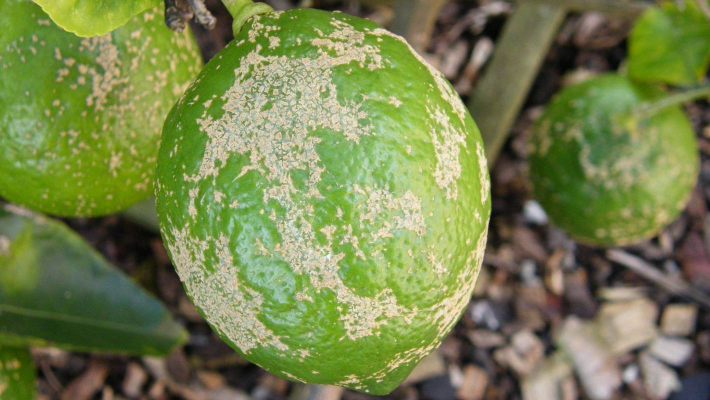
#> input picture release/windows-server/oranges/scab/Image_21.jpg, 1420 x 800 px (shown at 1/2 size); its folder holds only this picture in this run
$ python -i obtenerTexto.py   (imports and definitions only)
#> lines starting #> are read from the running program, lines starting #| are printed output that depends on the picture; after the words box and inside, x2 and y2 are one past the last pixel; in counts of white or black regions, pixels touching at a corner belong together
import numpy as np
import cv2
import os

distancia = 48

# [18 lines left out: function tr_colores, not called in this run]

def obtenerTextoConImagen(imagen):
    global distancia
    distancia = 48
    aux = 0
    auxY=0
    if(os.path.exists("map.txt")):
        os.remove("map.txt")

    def escribirTextoMatriz(matriz):
        with open('map.txt','w') as file:
            filas,cols=matriz.shape
            for i in range(filas):
                for j in range(cols):
                    file.write(matriz[i][j]+' ')
                file.write('\n')

    # [15 lines left out: function escribirTexto, not called in this run]

    def calcular_centro(contour,esY):
        m = cv2.moments(contour)
        if m["m00"] != 0:
            if esY:
                ratio = m["m01"] / m["m00"]
            else:
                ratio = m["m10"] / m["m00"]
        else:
            ratio = 0.0
        return ratio

    # Load image
    img = cv2.imread(imagen)
#> img is the input picture: shape (800, 1420, 3); mean B, G, R 78.1, 130.2, 119.2

    # Define upper and lower bounds for vegetation detection
    upperbound = np.array([70,255,50])# np.array([70, 255, 175])
    lowerbound = np.array([0, 0, 0])

    # Create mask for vegetation detection
    mask = cv2.inRange(img, lowerbound, upperbound)
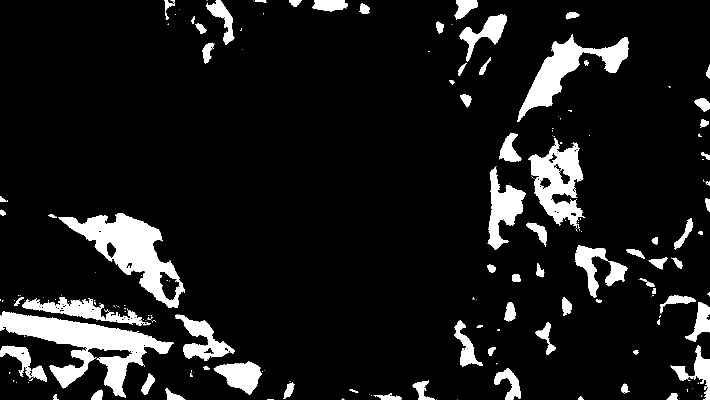
#> mask: shape (800, 1420) (shown at 1/2 size); 9.9% white; 218 white regions (136 under 20 px), largest, box (x1, y1, x2, y2) and area: (0, 623, 348, 795) 19692, (117, 426, 370, 616) 16332, (1034, 69, 1257, 244) 10678

    # Apply mask to original image
    masked_img = cv2.bitwise_and(img, img, mask=mask)
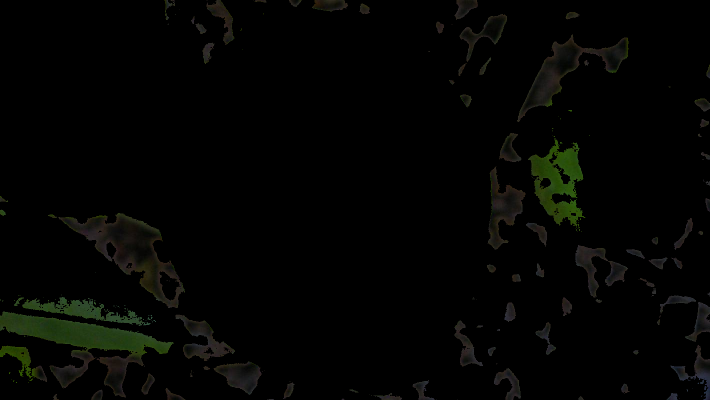
#> masked_img: shape (800, 1420, 3) (shown at 1/2 size); mean B, G, R 2.4, 4, 3.5

    # Convert image to grayscale and apply blur
    gray_img = cv2.cvtColor(masked_img, cv2.COLOR_BGR2GRAY)
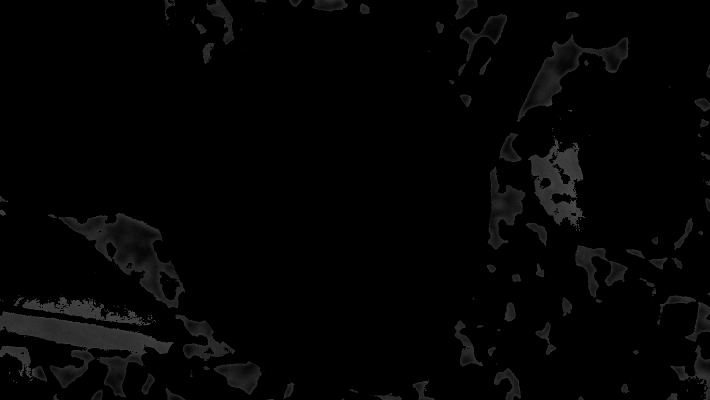
#> gray_img: shape (800, 1420) (shown at 1/2 size); min 0, max 74, mean 3.7
    blur = cv2.GaussianBlur(gray_img, (19, 19), 0)

    # Apply Otsu threshold
    _, thr = cv2.threshold(blur, 0, 255, cv2.THRESH_BINARY + cv2.THRESH_OTSU)
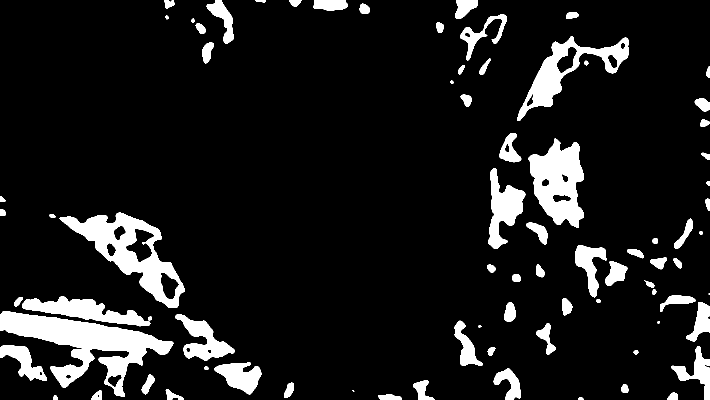
#> thr: shape (800, 1420) (shown at 1/2 size); 10.3% white; 80 white regions (2 under 20 px)


    # Encontrar contornos de las regiones blancas en la imagen
    contours, hierarchy = cv2.findContours(thr, cv2.RETR_EXTERNAL, cv2.CHAIN_APPROX_SIMPLE)
#> contours = 80 contours, 4 with area under 20; largest, box (x1, y1, x2, y2) and area: (0, 622, 347, 794) 20736, (119, 425, 370, 616) 18466, (1057, 277, 1168, 456) 12590, (1035, 72, 1257, 242) 10710, (44, 592, 301, 653) 6295

    contours = sorted(contours, key=lambda contour: (calcular_centro(contour,True),calcular_centro(contour,False)))
    i=0
    while i < len(contours)-1:
        contour = contours[i]
        next_contour = contours[i+1]

        y=calcular_centro(contours[i],True)
        next_y=calcular_centro(contours[i+1],True)
        x=calcular_centro(contours[i],False)
        next_x=calcular_centro(contours[i+1],False)
        if next_y - y < 50:
            # Ordenar por X
            if x > next_x:
                contours[i], contours[i+1] = next_contour, contour
                i=0
            else:
                i += 1
        else:
            i += 1
#> this loop made 6333 passes
#> (y, next_y, x, next_x, i) on passes 1 to 12: (1.61, 4.97, 521.8, 589.9, 1), (4.97, 7.12, 589.9, 337.8, 0), (1.61, 7.12, 521.8, 337.8, 0), (7.12, 1.61, 337.8, 521.8, 1), (1.61, 4.97, 521.8, 589.9, 2), (4.97, 9.39, 589.9, 660.7, 3), (9.39, 14.92, 660.7, 929.5, 4), (14.92, 17.81, 929.5, 728.4, 0), (7.12, 1.61, 337.8, 521.8, 1), (1.61, 4.97, 521.8, 589.9, 2), (4.97, 9.39, 589.9, 660.7, 3), (9.39, 17.81, 660.7, 728.4, 4)
#> (y, next_y, x, next_x, i) on passes 61 to 66: (4.97, 9.39, 589.9, 660.7, 4), (9.39, 36.86, 660.7, 445.9, 0), (34.15, 7.12, 333.5, 337.8, 1), (7.12, 1.61, 337.8, 521.8, 2), (1.61, 4.97, 521.8, 589.9, 3), (4.97, 36.86, 589.9, 445.9, 0)

    print("Arboles ordenados correctamente")

#     print("Tamaño ",len(contours))
#     print(contours[0])
    x,y,w,h=cv2.boundingRect(contours[0])
    miny=y
    maxy=y
    minx,maxx=x,x
    for contour in contours:
        x,y,w,h=cv2.boundingRect(contour)
        if y<miny:
            miny=y
        if y>maxy:
            maxy=y
        if x<minx:
            minx=x
        if x>maxx:
            maxx=x
#> this loop made 80 passes
    print("Xmin Y min Xmax Ymax ",minx,miny,maxx,maxy)
#| Xmin Y min Xmax Ymax  0 0 1417 794
    nlineasy=(maxy-miny)//distancia + 2
    nlineasx=(maxx-minx)//distancia + 2
    print("Nlineas ",nlineasx, nlineasy)
#| Nlineas  31 18
    terreno=np.empty((nlineasy, nlineasx),dtype=str)
    terreno[:][:]=' '
    ocupacion=np.empty((nlineasy, nlineasx),dtype=int)
    ocupacion[:][:]=0


    for contour in contours:
        # Calcular el área del contorno
        area = cv2.contourArea(contour)

        # Si el área es mayor que el umbral mínimo, dibujar un cuadrado que encierra el contorno
        if area > 25 and area < 2000:   #Cambio Luis 500->25
            # Calcular los momentos del contorno
            M = cv2.moments(contour)
            # Calcular el centro del contorno
            cx = int(M['m10']/M['m00'])
            cy = int(M['m01']/M['m00'])

            # Imprimir el centro del contorno
            #print("Centro: ({}, {})".format(cx, cy))

            x,y,w,h = cv2.boundingRect(contour)
            #print("Objeto encontrado en ({}, {}), ancho = {}, alto = {} con el area de {}".format(x, y, w, h,area))
            aux += 1

            if (y-auxY>50):   #25
                linea = False
            else:
                linea = True
            #Quitamos un 0 a todo
            if area <= 210:#70:
                letra = "B "
                cv2.rectangle(img, (x,y), (x+w,y+h), (0,0,0), 2) #Negro
            elif area <= 290: #120:
                letra = "C "
                cv2.rectangle(img, (x,y), (x+w,y+h), (255,0,0), 2) #Azul
            elif area <= 370: #170:
                letra = "D "
                cv2.rectangle(img, (x,y), (x+w,y+h), (0,0,255), 2) #Rojo
            elif area <= 450: #210:
                letra = "E "
                cv2.rectangle(img, (x,y), (x+w,y+h), (0,255,0), 2) #Verde
            elif area <= 530: #250:
                letra = "G "
                cv2.rectangle(img, (x,y), (x+w,y+h), (255,255,0), 2) #Azul Claro
            elif area <= 610: #290:
                letra = "H "
                cv2.rectangle(img, (x,y), (x+w,y+h), (255,255,255), 2) #Blanco
            elif area <= 690: #330:
                letra = "I "
                cv2.rectangle(img, (x,y), (x+w,y+h), (0,255,255), 2) #Amarillo
            else:
                letra = "J "
                cv2.rectangle(img, (x,y), (x+w,y+h), (255,0,255), 2) #Rosa

            PosX=int((x+w/2)//distancia)
            PosY=int((y+h/2)//distancia)
            print("Pos X ",PosX," PosY ", PosY)
#             if (terreno[PosY][PosX]!=' '):
#                 print('Valores: ',PosX, PosY, x, y, w ,h, tr_colores(terreno[PosY][PosX]), tr_colores(letra))
#                 input('sigue')
            if letra>terreno[PosY][PosX]:
                terreno[PosY][PosX]=letra
            ocupacion[PosY][PosX]+=1
            if (w>distancia):
                lonw=w//distancia
                if w%distancia>(0.35*distancia):
                    lonw+=1

                    if lonw%2==0:
                        dif=distancia/2
                        cenX=x+w/2
                        for i in range(0,lonw//2):
                            PosX=int((cenX+dif)//distancia)
#                            print("Derecha ", PosY, cenY, dif)
                            if letra>terreno[PosY][PosX]:
                                terreno[PosY][PosX]=letra
                            dif+=distancia
                        dif=-distancia/2
                        for i in range(0,lonw//2):
                            PosX=int((cenX+dif)//distancia)
#                            print("izquierda ", PosY, cenY, dif)
                            if letra>terreno[PosY][PosX]:
                                terreno[PosY][PosX]=letra
                            dif-=distancia
                    else:
                        for i in range(1,lonw//2 + 1):
                            if letra>terreno[PosY][PosX+i]:
                                terreno[PosY][PosX+i]=letra
                            if letra>terreno[PosY][PosX-i]:
                                terreno[PosY][PosX-i]=letra
            if (h>distancia):
                lonh=int(h//distancia)
#                print("longh ", lonh, h%distancia, PosY, PosX, y, h)
                if h%distancia>(0.35*distancia):
                    lonh+=1

                    if lonh%2==0:
                        dif=distancia/2
                        cenY=y+h/2
                        for i in range(0,lonh//2):
                            PosY=int((cenY+dif)//distancia)
#                            print("Derecha ", PosY, cenY, dif)
                            if letra>terreno[PosY][PosX]:
                                terreno[PosY][PosX]=letra
                            dif+=distancia
                        dif=-distancia/2
                        for i in range(0,lonh//2):
                            PosY=int((cenY+dif)//distancia)
#                            print("izquierda ", PosY, cenY, dif)
                            if letra>terreno[PosY][PosX]:
                                terreno[PosY][PosX]=letra
                            dif-=distancia
                    else:
                        for i in range(1,lonh//2 + 1):
                            if letra>terreno[PosY+i][PosX]:
                                terreno[PosY+i][PosX]=letra
                            if letra>terreno[PosY-i][PosX]:
                                terreno[PosY-i][PosX]=letra

            auxY = y
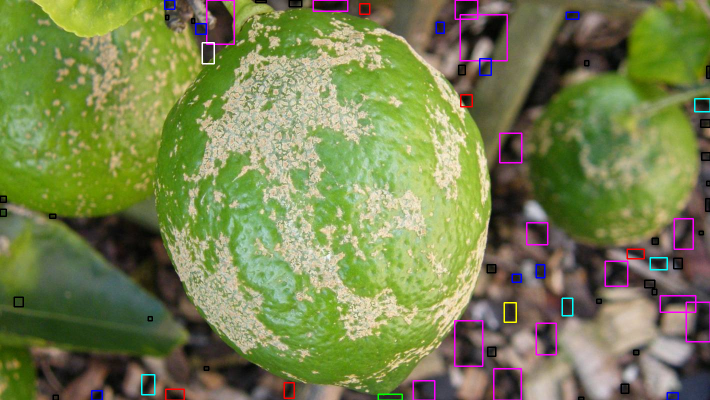
#> img: shape (800, 1420, 3) (shown at 1/2 size); 1.63% of pixels changed, all inside (x1, y1, x2, y2) = (0, 0, 1420, 800)

# [4 lines of commented-out code are left out]
    escribirTextoMatriz(terreno)
    # Show images
    #cv2.imshow('satellite image', img)
    #cv2.imshow('vegetation detection', masked_img)
    #cv2.imshow('thresholded image', thr)
    colores = f'colores.png'
    filtro = f'filtro.png'
    otsu = f'otsu.png'
    if(cv2.imwrite(colores, img)):
        print("Se ha creado la imagen correctamente con el nombre de "+colores)
    if(cv2.imwrite(filtro, masked_img)):
        print("Se ha creado la imagen correctamente con el nombre de "+filtro)
    if(cv2.imwrite(otsu, thr)):
        print("Se ha creado la imagen correctamente con el nombre de "+otsu)

    cv2.waitKey(0)
    cv2.destroyAllWindows()
    return True

>>> result = obtenerTextoConImagen('../../../release/windows-server/oranges/scab/Image_21.jpg')

$ run again, on release/windows-server/oranges/scab/Image_54.jpg
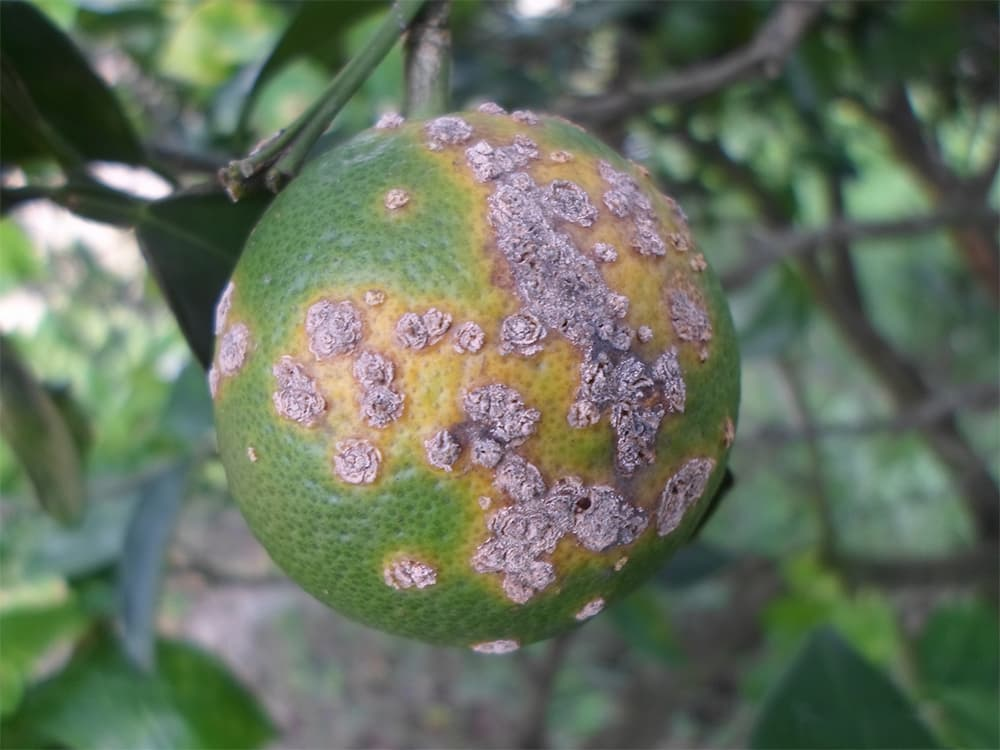
#> input picture release/windows-server/oranges/scab/Image_54.jpg, 1000 x 750 px
#> in obtenerTextoConImagen, img is the input picture: shape (750, 1000, 3); mean B, G, R 93.9, 112.6, 101.6
#> in obtenerTextoConImagen, `mask = cv2.inRange(img, lowerbound, upperbound)`:
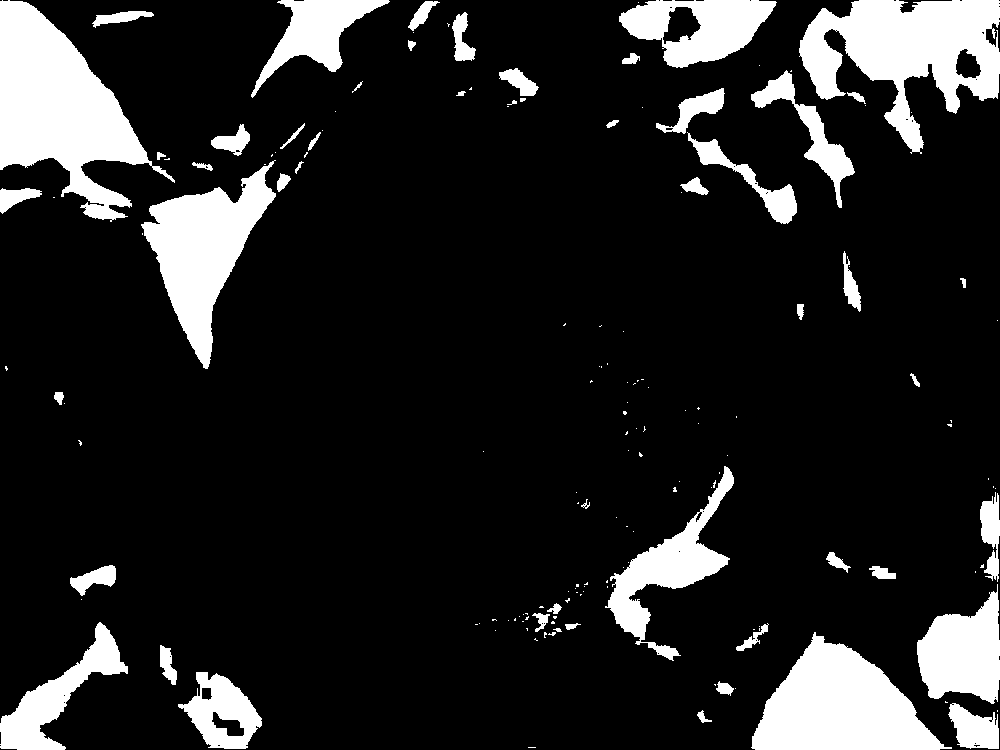
#> mask: shape (750, 1000); 14.3% white; 160 white regions (107 under 20 px), largest, box (x1, y1, x2, y2) and area: (0, 0, 175, 222) 17716, (799, 0, 1000, 154) 15708, (751, 632, 952, 750) 13545
#> thr: shape (750, 1000); 14.8% white; 47 white regions (6 under 20 px)
#> contours = 47 contours, 7 with area under 20; largest, box (x1, y1, x2, y2) and area: (0, 0, 150, 220) 17440, (799, 0, 1000, 152) 16357, (751, 634, 950, 750) 13690, (142, 169, 274, 366) 11199, (619, 0, 776, 68) 6976
#> the loop in obtenerTextoConImagen, `while i < len(contours)-1:` made 1217 passes
#> (y, next_y, x, next_x, i) on passes 1 to 8: (0, 12.19, 0, 422.5, 1), (12.19, 16.98, 422.5, 120.2, 0), (0, 16.98, 0, 120.2, 1), (16.98, 12.19, 120.2, 422.5, 2), (12.19, 26.48, 422.5, 696.7, 3), (26.48, 32.15, 696.7, 315.5, 0), (0, 16.98, 0, 120.2, 1), (16.98, 12.19, 120.2, 422.5, 2)
#> the loop in obtenerTextoConImagen, `for contour in contours:` made 47 passes
#> contour on passes 1, 29: [[460, 93], [461, 93]], [[963, 281], [963, 282], [964, 282]]
#| Xmin Y min Xmax Ymax  0 0 985 713
#| Nlineas  22 16
#> after the loop in obtenerTextoConImagen, `for contour in contours:`:
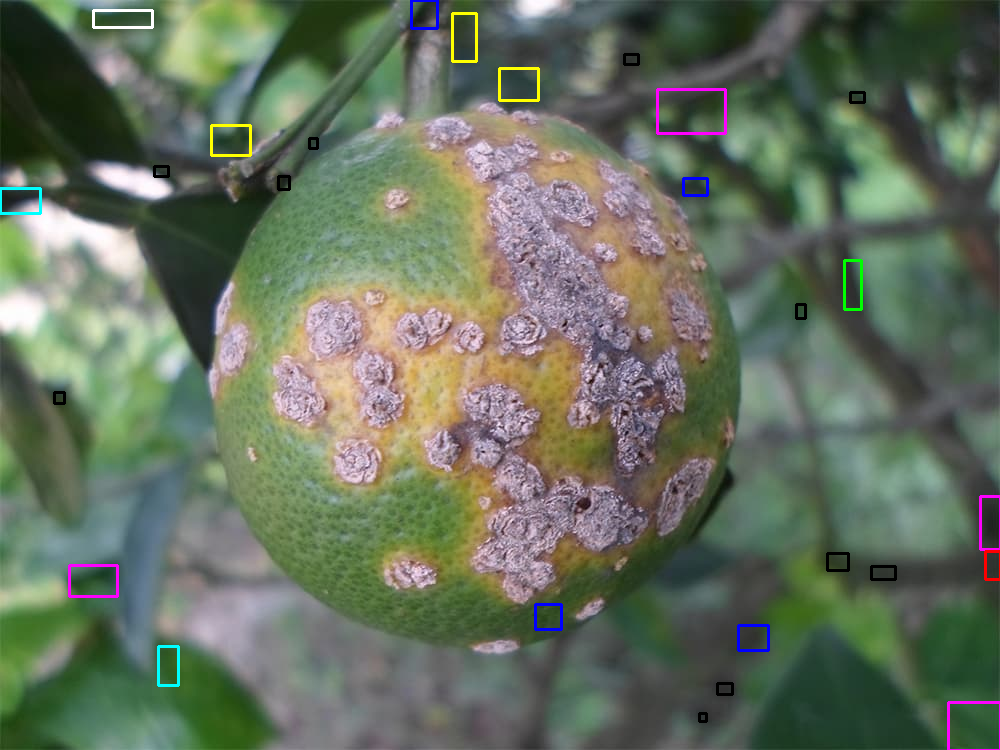
#> img: shape (750, 1000, 3); 1.01% of pixels changed, all inside (x1, y1, x2, y2) = (0, 0, 1000, 750)

$ run again, on release/windows-server/oranges/scab/Image_8.jpg
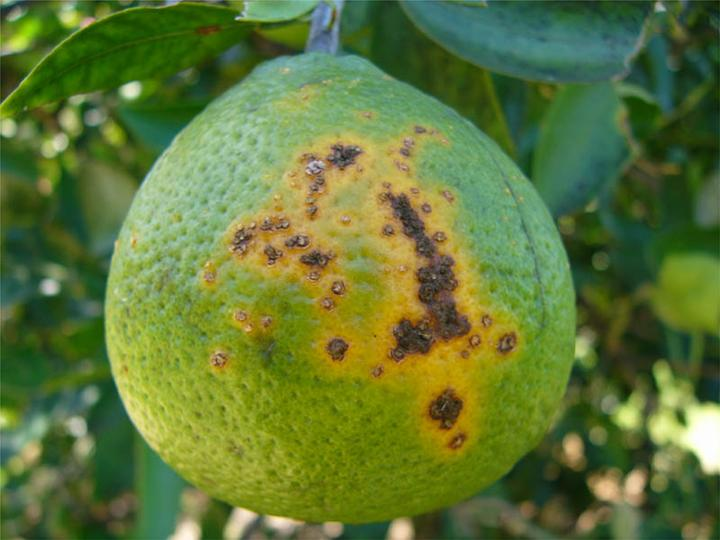
#> input picture release/windows-server/oranges/scab/Image_8.jpg, 720 x 540 px
#> in obtenerTextoConImagen, img is the input picture: shape (540, 720, 3); mean B, G, R 55.3, 119.5, 96.4
#> in obtenerTextoConImagen, `mask = cv2.inRange(img, lowerbound, upperbound)`:
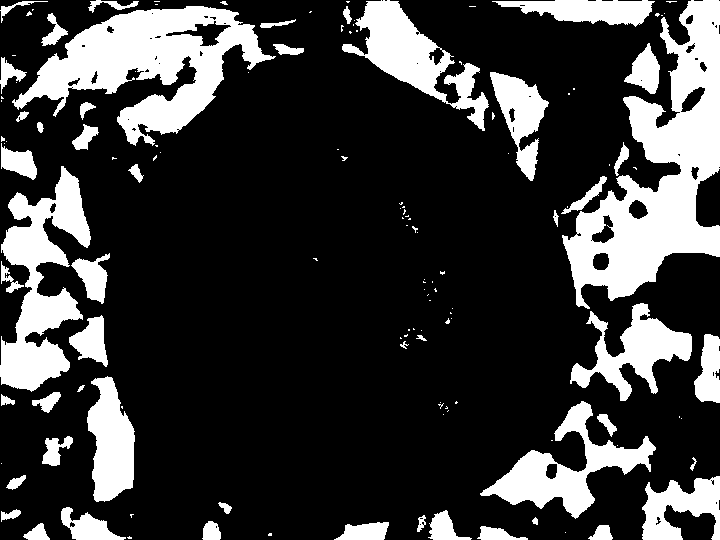
#> mask: shape (540, 720); 23% white; 135 white regions (84 under 20 px), largest, box (x1, y1, x2, y2) and area: (562, 0, 720, 309) 20477, (12, 6, 276, 146) 15623, (0, 166, 91, 392) 9598
#> thr: shape (540, 720); 24.1% white; 43 white regions (2 under 20 px)
#> contours = 43 contours, 4 with area under 20; largest, box (x1, y1, x2, y2) and area: (563, 0, 720, 305) 22398, (13, 0, 270, 145) 17198, (0, 168, 109, 392) 11332, (482, 402, 655, 516) 5525, (342, 0, 452, 102) 5261
#> the loop in obtenerTextoConImagen, `while i < len(contours)-1:` made 1437 passes
#> (y, next_y, x, next_x, i) on passes 1 to 8: (0, 1.69, 0, 24.18, 1), (1.69, 10.04, 24.18, 586.9, 2), (10.04, 10.04, 586.9, 3.35, 0), (0, 1.69, 0, 24.18, 1), (1.69, 10.04, 24.18, 3.35, 0), (0, 10.04, 0, 3.35, 1), (10.04, 1.69, 3.35, 24.18, 2), (1.69, 10.04, 24.18, 586.9, 3)
#> the loop in obtenerTextoConImagen, `for contour in contours:` made 43 passes
#> contour on pass 1: [[0, 140]]
#| Xmin Y min Xmax Ymax  0 0 695 526
#| Nlineas  16 12
#> after the loop in obtenerTextoConImagen, `for contour in contours:`:
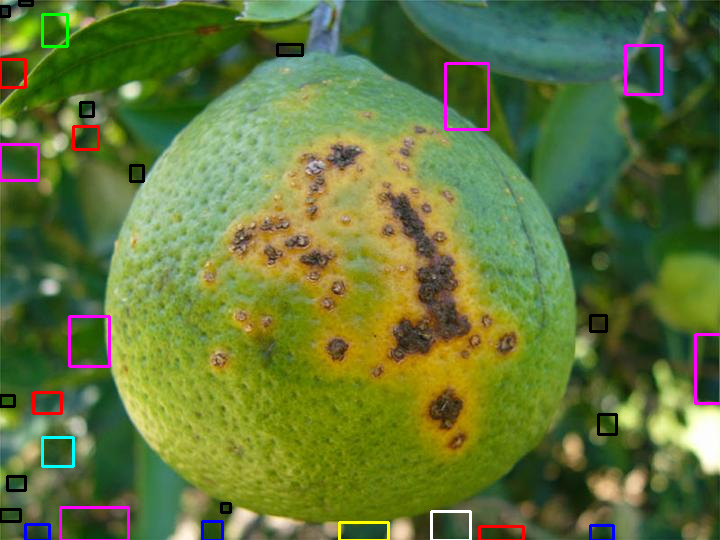
#> img: shape (540, 720, 3); 1.98% of pixels changed, all inside (x1, y1, x2, y2) = (0, 0, 720, 540)
